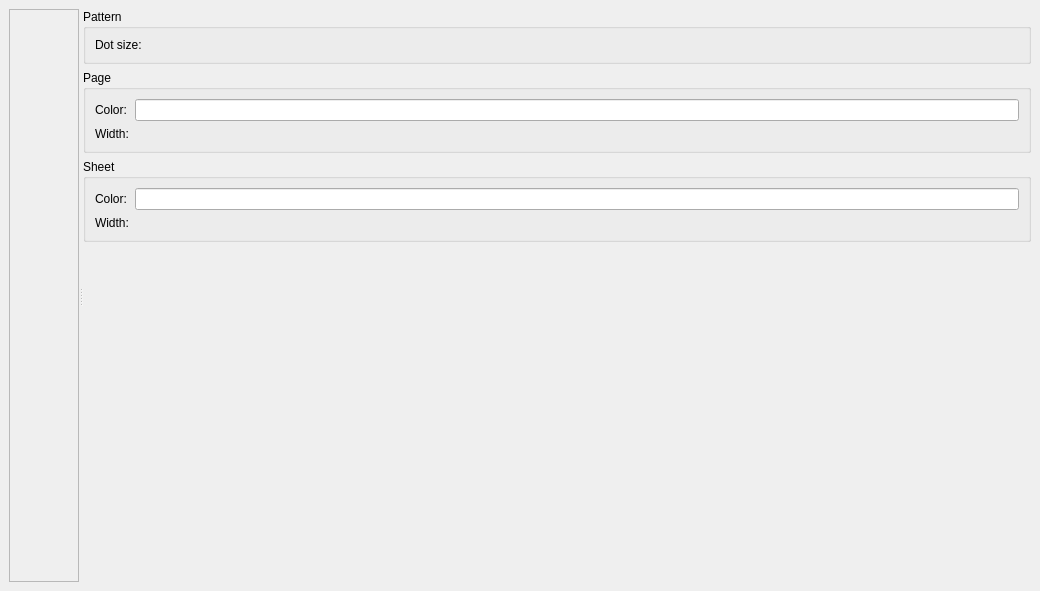
<?xml version="1.0" encoding="UTF-8"?>
<ui version="4.0">
 <class>MainWindow</class>
 <widget class="QMainWindow" name="MainWindow">
  <property name="geometry">
   <rect>
    <x>0</x>
    <y>0</y>
    <width>1040</width>
    <height>591</height>
   </rect>
  </property>
  <property name="windowTitle">
   <string>Note Generator</string>
  </property>
  <widget class="QWidget" name="centralwidget">
   <layout class="QVBoxLayout" name="verticalLayout_2">
    <item>
     <widget class="QSplitter" name="splitter">
      <property name="orientation">
       <enum>Qt::Horizontal</enum>
      </property>
      <widget class="QScrollArea" name="scrollArea">
       <property name="widgetResizable">
        <bool>true</bool>
       </property>
       <property name="alignment">
        <set>Qt::AlignCenter</set>
       </property>
       <widget class="TemplateView" name="previewWidget">
        <property name="geometry">
         <rect>
          <x>0</x>
          <y>0</y>
          <width>681</width>
          <height>546</height>
         </rect>
        </property>
       </widget>
      </widget>
      <widget class="QWidget" name="">
       <layout class="QVBoxLayout" name="verticalLayout">
        <item>
         <widget class="QGroupBox" name="groupBox_3">
          <property name="title">
           <string>Pattern</string>
          </property>
          <layout class="QFormLayout" name="formLayout_3">
           <item row="0" column="0">
            <widget class="QLabel" name="label_5">
             <property name="text">
              <string>Dot size:</string>
             </property>
            </widget>
           </item>
           <item row="0" column="1">
            <widget class="DoubleAdjuster" name="dotSizeWidget" native="true"/>
           </item>
          </layout>
         </widget>
        </item>
        <item>
         <widget class="QGroupBox" name="groupBox">
          <property name="title">
           <string>Page</string>
          </property>
          <layout class="QFormLayout" name="formLayout">
           <item row="0" column="0">
            <widget class="QLabel" name="label">
             <property name="text">
              <string>Color:</string>
             </property>
            </widget>
           </item>
           <item row="0" column="1">
            <widget class="QLineEdit" name="borderColorEdit"/>
           </item>
           <item row="1" column="0">
            <widget class="QLabel" name="label_2">
             <property name="text">
              <string>Width:</string>
             </property>
            </widget>
           </item>
           <item row="1" column="1">
            <widget class="DoubleAdjuster" name="pageWidthWidget" native="true"/>
           </item>
          </layout>
         </widget>
        </item>
        <item>
         <widget class="QGroupBox" name="groupBox_2">
          <property name="title">
           <string>Sheet</string>
          </property>
          <layout class="QFormLayout" name="formLayout_2">
           <item row="0" column="0">
            <widget class="QLabel" name="label_3">
             <property name="text">
              <string>Color:</string>
             </property>
            </widget>
           </item>
           <item row="0" column="1">
            <widget class="QLineEdit" name="cutColorEdit"/>
           </item>
           <item row="1" column="0">
            <widget class="QLabel" name="label_4">
             <property name="text">
              <string>Width:</string>
             </property>
            </widget>
           </item>
           <item row="1" column="1">
            <widget class="DoubleAdjuster" name="cutWidthWidget" native="true"/>
           </item>
          </layout>
         </widget>
        </item>
        <item>
         <spacer name="verticalSpacer">
          <property name="orientation">
           <enum>Qt::Vertical</enum>
          </property>
          <property name="sizeHint" stdset="0">
           <size>
            <width>20</width>
            <height>40</height>
           </size>
          </property>
         </spacer>
        </item>
       </layout>
      </widget>
     </widget>
    </item>
   </layout>
  </widget>
  <widget class="QMenuBar" name="menubar">
   <property name="geometry">
    <rect>
     <x>0</x>
     <y>0</y>
     <width>1040</width>
     <height>25</height>
    </rect>
   </property>
  </widget>
 </widget>
 <customwidgets>
  <customwidget>
   <class>TemplateView</class>
   <extends>QWidget</extends>
   <header>templateview.h</header>
   <container>1</container>
  </customwidget>
  <customwidget>
   <class>DoubleAdjuster</class>
   <extends>QWidget</extends>
   <header>doubleadjuster.h</header>
   <container>1</container>
  </customwidget>
 </customwidgets>
 <resources/>
 <connections/>
</ui>
